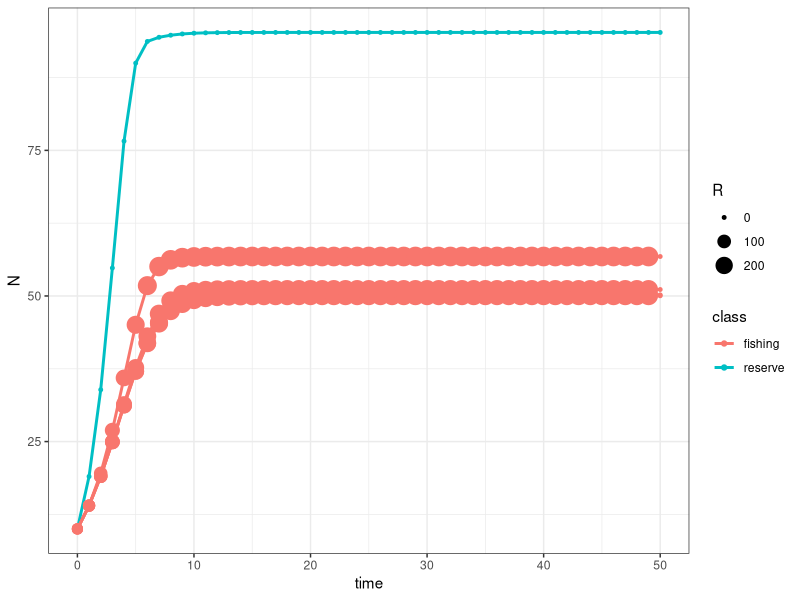

Here is the R script that generated this plot:
## ---- chunk 1
library(tidyverse)

## ---- chunk 2

logistic_model <- function(r = 1, K = 100, N0 = 10, nsteps = 50, c = 0.5, p = 10, n = 5, m = 0.2){

  # define a vector of time and N THIS IS ODD
  time <- c(0:nsteps)
  N <- matrix(0, ncol = n, nrow = length(time))
  C <- N

  #Assign initial population size
  
  N[1,] <- N0

#create pointers
  
left_pointer <- c(n, 1:(n-1))
right_pointer <- c(1:(n-1), n)
  
c_mpa <- c(c, c, 0, c, c )

  #start for loop

  
  for (t in 1:nsteps) {
    
    N_in <- m * (N[t, left_pointer] + N[t, right_pointer])/2
    N_out <- m * N[t,]
    C[t, ] <- c_mpa * N[t, ]
    
    N[t + 1,] <- N[t,] + (r * N[t,] * (1 - (N[t,] / K))) - C[t,] + N_in - N_out
    
  }
  # end for loop
  #create catch data frame

catch_df <- data.frame(time, C) %>% 
  gather(parcel, C, -time)

  #create data frame with sim results
  
  simul <- data.frame(time, N) %>% 
    gather(parcel, N, -time) %>% 
    left_join(catch_df, by = c("time", "parcel")) %>% 
    mutate(R = p*C,
           class = ifelse(parcel %in% "X3", "reserve", "fishing"))
  # to change parcels you need to add them into ifelse like "X2" "X4" etc in addition to changing the c_mpa vector
  
  return(simul)
}
## ---- chunk 3
logistic_model(r = 1, K = 100, N0 = 10, nsteps = 50, c = 0.5, p = 10, n = 5, m = 0.2) %>% 
  ggplot(mapping = aes(x = time, y = N, color = class, group = parcel, size = R)) +
  geom_line(size = 1) +
  geom_point() +
  theme_bw()

